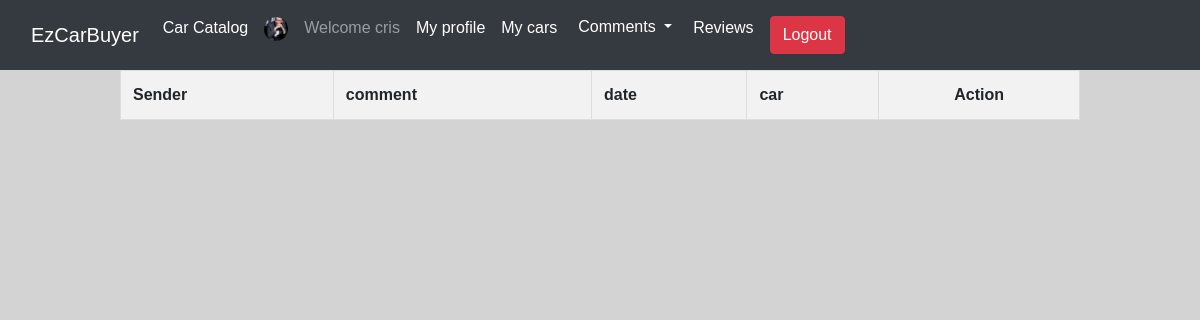
Before: /comment/viewComments (signed in) with the older database file.
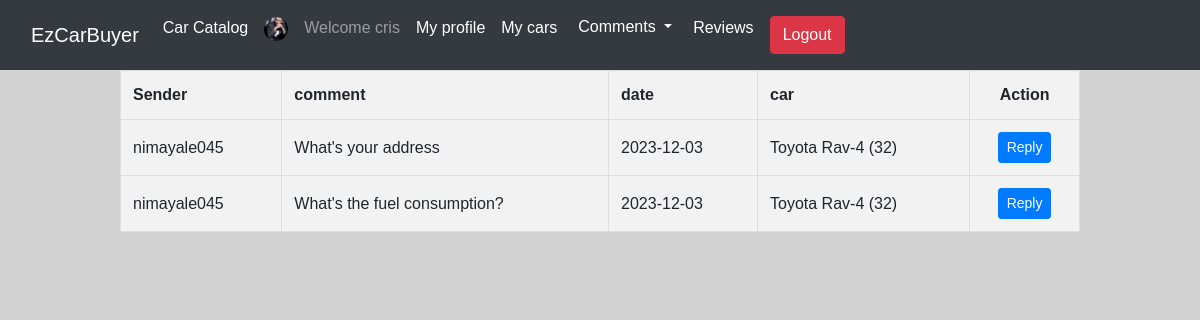
After: the same page with the newer database file.
### tables this page shows
CREATE TABLE `comment` (
  `id` int(11) NOT NULL,
  `user_id` int(11) NOT NULL,
  `comment` varchar(500) NOT NULL,
  `date` date NOT NULL,
  `car_id` int(11) NOT NULL,
  `receiver` varchar(30) NOT NULL
);

CREATE TABLE `user` (
  `id` int(11) NOT NULL,
  `username` varbinary(50) NOT NULL,
  `fname` varchar(30) NOT NULL,
  `lname` varchar(30) NOT NULL,
  `password` varchar(256) NOT NULL,
  `email` varbinary(50) NOT NULL,
  `phone` varchar(20) NOT NULL,
  `picture` varchar(50) NOT NULL,
  `access` varchar(3) NOT NULL DEFAULT 'Yes'
);

CREATE TABLE `car` (
  `id` int(11) NOT NULL,
  `user_id` int(11) NOT NULL,
  `make` varchar(30) NOT NULL,
  `model` varchar(30) NOT NULL,
  `year` int(4) NOT NULL,
  `price` int(11) NOT NULL,
  `ext_col` varchar(20) NOT NULL,
  `int_col` varchar(20) NOT NULL,
  `distance` int(7) NOT NULL,
  `status` varchar(4) NOT NULL DEFAULT 'Used',
  `picture` varchar(255) NOT NULL DEFAULT 'NoImage.png'
);

### Controller/CommentController.php (called while the page is built, shortened)
<?php
class CommentController extends Controller{
    public function viewComments(){
        $com = $this->model('comment')->find();
        $this->view('comment/myComments',['com'=>$com]);
    }
}
?>

### Model/Comment.php (called while the page is built, shortened)
<?php
class Comment extends Model{
    public function find(){
        $sql = "SELECT comment.id, username, comment, date,car.make, car.model,comment.car_id FROM comment join user on comment.user_id = user.id join car on comment.car_id = car.id WHERE receiver = :rec";
        $stmt = self::$_conn->prepare($sql);
        $stmt->execute(['rec'=>$_SESSION['username']]);
        $stmt->setFetchMode(PDO::FETCH_CLASS,'Comment');
        return $stmt->fetchAll();
    }
}
?>

### dbConn.php (called while the page is built)
<?php
class Model{
    protected static $_conn = null;
    public function __construct(){
        if(self::$_conn == null){
            $host = 'localhost';
            $dbname = 'db_project';
            $user = 'root';
            $password = '';
            self::$_conn = new PDO("mysql:host=$host;dbname=$dbname",$user,$password);
        }
    }
}
?>

### View/comment/myComments.php (the view, shortened to what this page needs)
<!DOCTYPE html>
<html lang="en">
<head>
    <?php
    include 'View/includes/style.php';
    ?>
</head>
<body>
    <?php
    include 'View/includes/header.php';
    ?>
    <table>
        <th>Sender</th>
        <th>comment</th>
        <th>date</th>
        <th>car</th>
        <th><center>Action</center></th>
        <tr>
            <?php
            foreach($data['com'] as $item){?>
            <td><?=$item->username?></td>
            <td><?=$item->comment?></td>
            <td><?=$item->date?></td>
            <td><?=$item->make." ".$item->model." (".$item->car_id.")"?></td>
            <td><center><a href="/comment/reply/<?=$item->id?>" class="btn btn-primary btn-sm">Reply</a></center></td>
        </tr>
            <?php
            }
            ?>
    </table>
</body>
</html>

Changed rows visible on the page:
added comment: user.username "nimayale045", comment "What's your address", date "2023-12-03", car.make "Toyota", car.model "Rav-4", car "32"
added comment: user.username "nimayale045", comment "What's the fuel consumption?", date "2023-12-03", car.make "Toyota", car.model "Rav-4", car "32"
